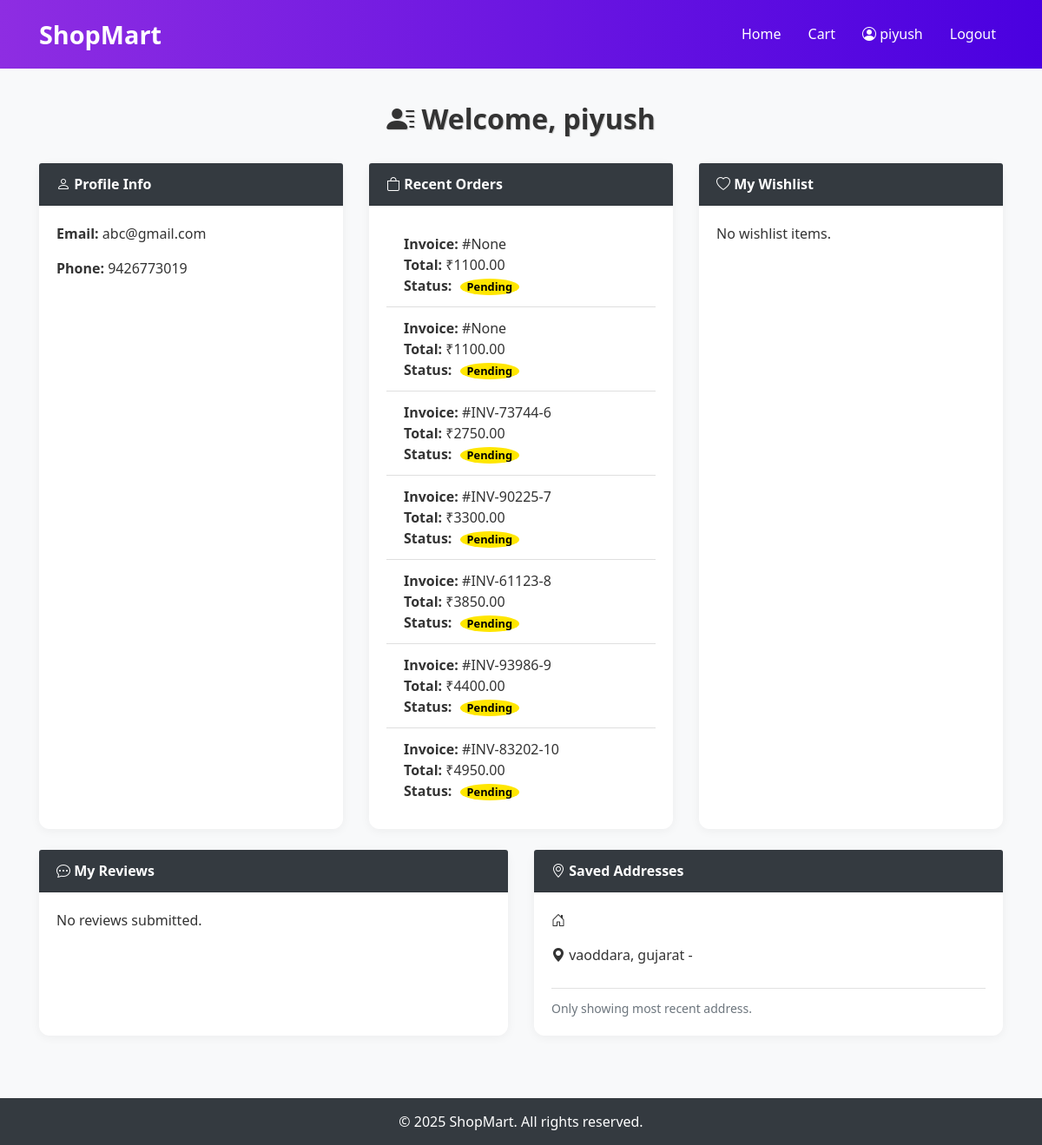
Page /dashboard/ (signed in) on the committed database.
### store/models/userprofile.py (models this page shows, shortened)
class UserProfile(models.Model):
    user = models.OneToOneField(User, on_delete=models.CASCADE)
    phone = models.CharField(max_length=15)

### store/models/order.py (models this page shows, shortened)
class Order(models.Model):
    STATUS_CHOICES = [
        ('Pending', 'Pending'),
        ('Confirmed', 'Confirmed'),
        ('Shipped', 'Shipped'),
        ('Delivered', 'Delivered'),
        ('Cancelled', 'Cancelled'),
    ]
    user = models.ForeignKey(User, on_delete=models.CASCADE)
    items = models.ManyToManyField(Cart)
    total = models.DecimalField(max_digits=10, decimal_places=2)
    otp = models.CharField(max_length=6, blank=True)
    is_verified = models.BooleanField(default=False)
    shipping_address = models.ForeignKey(ShippingAddress, on_delete=models.SET_NULL, null=True, blank=True)
    status = models.CharField(max_length=20, choices=STATUS_CHOICES, default='Pending')
    created_at = models.DateTimeField(auto_now_add=True)
    invoice_number = models.CharField(max_length=20, unique=True, blank=True, null=True)
    promo_code = models.ForeignKey(PromoCode, on_delete=models.SET_NULL, null=True, blank=True)

### store/models/ShippingAddress.py (models this page shows, shortened)
class ShippingAddress(models.Model):
    user = models.ForeignKey(User, on_delete=models.CASCADE)
    full_name = models.CharField(max_length=100)
    phone = models.CharField(max_length=15)
    address = models.TextField()
    city = models.CharField(max_length=50)
    state = models.CharField(max_length=50)
    pincode = models.CharField(max_length=10)
    created_at = models.DateTimeField(auto_now_add=True)

### store/views.py (the view)
# urls.py: path('dashboard/', user_dashboard, name='user_dashboard'),
@login_required
def user_dashboard(request):
    profile, created = UserProfile.objects.get_or_create(user=request.user)
    orders = Order.objects.filter(user=request.user)
    wishlist = Wishlist.objects.filter(user=request.user)
    reviews = Review.objects.filter(user=request.user)
    addresses = ShippingAddress.objects.filter(user=request.user)
    return render(request, 'user_dashboard.html', {
        'orders': orders,
        'wishlist': wishlist,
        'reviews': reviews,
        'addresses': addresses,
        'profile': profile,
    })

### shopping/context_processors.py (called while the page is built)
def notifications_context(request):
    notifications = Notification.objects.filter(is_active=True)
    offers = SpecialOffer.objects.filter(is_active=True)
    for n in notifications:
        n.type = "notification"
    for o in offers:
        o.type = "offer"
    combined_feed = sorted(
        chain(notifications, offers),
        key=attrgetter('created_at'),
        reverse=True
    )
    return {
        'notifications': combined_feed[:5],
        'notifications_count': len(combined_feed)
    }

### store/templates/user_dashboard.html (shortened to what this page needs)
{% load static %}
<!doctype html>
<html lang="en">
<head>
  <link rel="stylesheet" href="https://cdn.jsdelivr.net/npm/bootstrap@4.6.2/dist/css/bootstrap.min.css">
  <link rel="stylesheet" href="{% static 'style.css' %}">
  <link rel="stylesheet" href="https://cdn.jsdelivr.net/npm/bootstrap-icons@1.10.5/font/bootstrap-icons.css">
</head>
<body>
<nav class="navbar navbar-expand-lg navbar-dark bg-dark">
  <div class="container">
    <a class="navbar-brand" href="{% url 'home' %}">ShopMart</a>
    <div class="collapse navbar-collapse" id="navbarNav">
      <ul class="navbar-nav ml-auto">
        <li class="nav-item"><a class="nav-link" href="{% url 'home' %}">Home</a></li>
        <li class="nav-item"><a class="nav-link" href="{% url 'view_cart' %}">Cart</a></li>
        {% if user.is_authenticated %}
          <li class="nav-item"><a class="nav-link" href="#"><i class="bi bi-person-circle"></i> {{ user.username }}</a></li>
          <li class="nav-item"><a class="nav-link" href="{% url 'logout' %}">Logout</a></li>
        {% else %}
          <li class="nav-item"><a class="nav-link" href="{% url 'login' %}">Login</a></li>
        {% endif %}
      </ul>
    </div>
  </div>
</nav>
<div class="container py-5">
  <h2 class="text-center dashboard-title"><i class="bi bi-person-lines-fill"></i> Welcome, {{ request.user.username }}</h2>
  <div class="row">
    <div class="col-md-6 col-lg-4 mb-4">
      <div class="card h-100">
        <div class="card-header"><i class="bi bi-person"></i> Profile Info</div>
        <div class="card-body">
          <p><strong>Email:</strong> {{ request.user.email }}</p>
          <p><strong>Phone:</strong> {{ profile.phone }}</p>
        </div>
      </div>
    </div>
    <div class="col-md-6 col-lg-4 mb-4">
      <div class="card h-100">
        <div class="card-header"><i class="bi bi-bag"></i> Recent Orders</div>
        <div class="card-body">
          {% if orders %}
            <ul class="list-group list-group-flush">
              {% for order in orders %}
                <li class="list-group-item">
                  <strong>Invoice:</strong> #{{ order.invoice_number }}<br>
                  <strong>Total:</strong> ₹{{ order.total }}<br>
                  <strong>Status:</strong> <span class="badge badge-info">{{ order.status }}</span>
                </li>
              {% endfor %}
            </ul>
          {% else %}
            <p>No orders found.</p>
          {% endif %}
        </div>
      </div>
    </div>
    <div class="col-md-6 col-lg-4 mb-4">
      <div class="card h-100">
        <div class="card-header"><i class="bi bi-heart"></i> My Wishlist</div>
        <div class="card-body">
          {% if wishlist %}
            <ul class="list-group list-group-flush">
              {% for item in wishlist %}
                <li class="list-group-item">{{ item.product.name }}</li>
              {% endfor %}
            </ul>
          {% else %}
            <p>No wishlist items.</p>
          {% endif %}
        </div>
      </div>
    </div>
    <div class="col-md-6 col-lg-6 mb-4">
      <div class="card h-100">
        <div class="card-header"><i class="bi bi-chat-dots"></i> My Reviews</div>
        <div class="card-body">
          {% if reviews %}
            <ul class="list-group list-group-flush">
              {% for review in reviews %}
                <li class="list-group-item">
                  <strong>{{ review.product.name }}</strong><br>
                  ⭐ {{ review.rating }} - {{ review.comment }}
                </li>
              {% endfor %}
            </ul>
          {% else %}
            <p>No reviews submitted.</p>
          {% endif %}
        </div>
      </div>
    </div>
    <div class="col-md-6 col-lg-6 mb-4">
      <div class="card h-100">
        <div class="card-header"><i class="bi bi-geo-alt"></i> Saved Addresses</div>
        <div class="card-body">
          {% if addresses %}
            {% for addr in addresses|dictsort:"id"|slice:":1" %}
              <div class="address-box">
                <p><i class="bi bi-house-door"></i> {{ addr.address_line }}</p>
                <p><i class="bi bi-geo-alt-fill"></i> {{ addr.city }}, {{ addr.state }} - {{ addr.zip_code }}</p>
              </div>
            {% endfor %}
            <small class="text-muted">Only showing most recent address.</small>
          {% else %}
            <p>No addresses saved.</p>
          {% endif %}
        </div>
      </div>
    </div>
  </div>
</div>
<footer>
  <p class="mb-0">© 2025 ShopMart. All rights reserved.</p>
</footer>
</body>
</html>

### store/static/style.css (style rules this page uses)
body { background: linear-gradient(135deg, #f3f4f6, #e0eafc); font-family: 'Segoe UI', Tahoma, Geneva, Verdana, sans-serif; color: #333; opacity: 0; animation: fadeIn 0.7s ease-in-out forwards; padding-top: 70px; }
.navbar { background: linear-gradient(to right, #8e2de2, #4a00e0); padding: 0.8rem 1.2rem; transition: all 0.3s ease-in-out; z-index: 1000; position: fixed; top: 0; width: 100%; }
.navbar-brand { font-size: 1.8rem; font-weight: bold; color: #fff !important; }
.navbar-nav .nav-link { color: #fff !important; margin-left: 15px; font-weight: 500; transition: color 0.3s ease; }
.container h2 { font-size: 2rem; font-weight: bold; color: #333; text-shadow: 1px 1px 1px #ccc; }
.card { border: none; border-radius: 15px; box-shadow: 0 8px 20px rgba(0, 0, 0, 0.1); transition: transform 0.3s ease, box-shadow 0.3s ease; background-color: #ffffff; height: 100%; }
.badge { font-size: 0.8rem; background-color: #ffe600; color: #000; margin-left: 5px; padding: 3px 8px; border-radius: 50%; }

### store/templates/user_dashboard.html (style rules this page uses)
body { background: #f8f9fa; font-family: 'Segoe UI', sans-serif; }
.navbar .nav-link, .navbar .navbar-brand { color: white !important; }
.dashboard-title { font-weight: 600; margin-bottom: 2rem; }
.card { border-radius: 12px; box-shadow: 0 2px 12px rgba(0, 0, 0, 0.05); }
.card-header { background-color: #343a40; color: #fff; font-weight: bold; border-top-left-radius: 12px; border-top-right-radius: 12px; }
.address-box { margin-bottom: 10px; border-bottom: 1px solid #e1e1e1; padding-bottom: 10px; }
footer { background-color: #343a40; color: white; text-align: center; padding: 15px 0; }

### rows in the picture
UserProfile: phone "9426773019"
Order: invoice_number "None", total "1100.00", status "Pending"
Order: invoice_number "None", total "1100.00", status "Pending"
Order: invoice_number "INV-73744-6", total "2750.00", status "Pending"
Order: invoice_number "INV-90225-7", total "3300.00", status "Pending"
Order: invoice_number "INV-61123-8", total "3850.00", status "Pending"
Order: invoice_number "INV-93986-9", total "4400.00", status "Pending"
Order: invoice_number "INV-83202-10", total "4950.00", status "Pending"
ShippingAddress: city "vaoddara", state "gujarat"

### other values in the picture
{{ user.username }} "piyush"
{{ request.user.username }} "piyush"
{{ request.user.email }} "abc@gmail.com"
